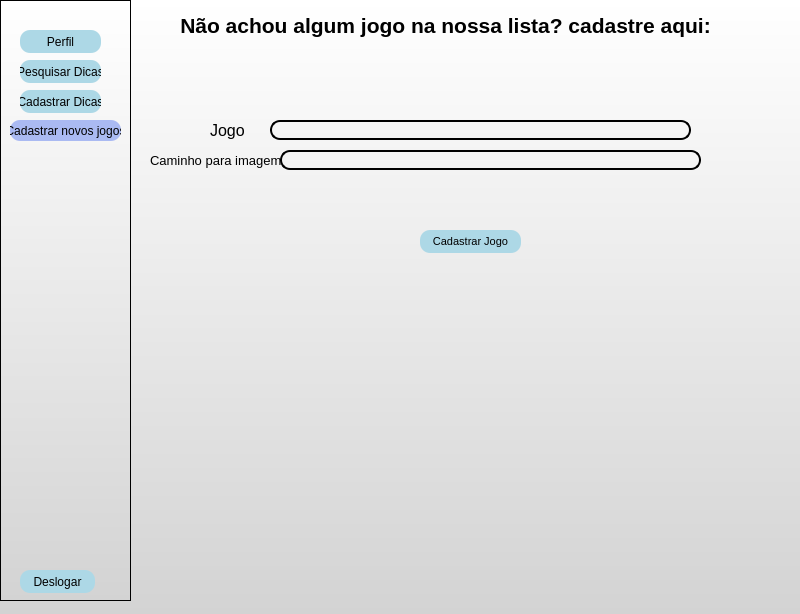
<?xml version="1.0" encoding="UTF-8"?>
<ui version="4.0">
 <class>MainWindow</class>
 <widget class="QMainWindow" name="MainWindow">
  <property name="geometry">
   <rect>
    <x>0</x>
    <y>0</y>
    <width>800</width>
    <height>614</height>
   </rect>
  </property>
  <property name="font">
   <font>
    <pointsize>16</pointsize>
    <weight>75</weight>
    <bold>true</bold>
   </font>
  </property>
  <property name="windowTitle">
   <string>MainWindow</string>
  </property>
  <property name="styleSheet">
   <string notr="true">background: qlineargradient(x1: 0, y1: 0, x2: 0, y2: 1, stop: 0 white, stop: 1 #D3D3D3);
</string>
  </property>
  <widget class="QWidget" name="centralwidget">
   <widget class="QLabel" name="label">
    <property name="geometry">
     <rect>
      <x>140</x>
      <y>10</y>
      <width>611</width>
      <height>31</height>
     </rect>
    </property>
    <property name="font">
     <font>
      <pointsize>16</pointsize>
      <weight>75</weight>
      <bold>true</bold>
     </font>
    </property>
    <property name="styleSheet">
     <string notr="true">color: black;
background-color: transparent;
border: none;
</string>
    </property>
    <property name="text">
     <string>Não achou algum jogo na nossa lista? cadastre aqui:</string>
    </property>
    <property name="alignment">
     <set>Qt::AlignCenter</set>
    </property>
   </widget>
   <widget class="QLabel" name="label_2">
    <property name="geometry">
     <rect>
      <x>210</x>
      <y>120</y>
      <width>61</width>
      <height>20</height>
     </rect>
    </property>
    <property name="font">
     <font>
      <pointsize>12</pointsize>
      <weight>50</weight>
      <bold>false</bold>
     </font>
    </property>
    <property name="styleSheet">
     <string notr="true">color: black;
background-color: transparent;
border: none;
</string>
    </property>
    <property name="text">
     <string>Jogo</string>
    </property>
   </widget>
   <widget class="QPushButton" name="pushButton">
    <property name="geometry">
     <rect>
      <x>420</x>
      <y>230</y>
      <width>101</width>
      <height>23</height>
     </rect>
    </property>
    <property name="font">
     <font>
      <pointsize>8</pointsize>
      <weight>50</weight>
      <bold>false</bold>
     </font>
    </property>
    <property name="styleSheet">
     <string notr="true">QPushButton {
    background-color:  #add8e6;
    border-radius: 10px;
}

QPushButton:hover {
    background-color:#AABAF2 ;
}
</string>
    </property>
    <property name="text">
     <string>Cadastrar Jogo</string>
    </property>
   </widget>
   <widget class="QFrame" name="frame">
    <property name="geometry">
     <rect>
      <x>0</x>
      <y>0</y>
      <width>131</width>
      <height>601</height>
     </rect>
    </property>
    <property name="styleSheet">
     <string notr="true">background: qlineargradient(x1: 0, y1: 0, x2: 0, y2: 1, stop: 0 white, stop: 1 #D3D3D3);
</string>
    </property>
    <property name="frameShape">
     <enum>QFrame::StyledPanel</enum>
    </property>
    <property name="frameShadow">
     <enum>QFrame::Raised</enum>
    </property>
    <widget class="QPushButton" name="pushButton_2">
     <property name="geometry">
      <rect>
       <x>20</x>
       <y>90</y>
       <width>81</width>
       <height>23</height>
      </rect>
     </property>
     <property name="styleSheet">
      <string notr="true">QPushButton {
    background-color:  #add8e6;
    border-radius: 10px;
}

QPushButton:hover {
    background-color:#AABAF2 ;
}</string>
     </property>
     <property name="text">
      <string>Cadastrar Dicas</string>
     </property>
    </widget>
    <widget class="QPushButton" name="pushButton_4">
     <property name="geometry">
      <rect>
       <x>20</x>
       <y>30</y>
       <width>81</width>
       <height>23</height>
      </rect>
     </property>
     <property name="styleSheet">
      <string notr="true">QPushButton {
    background-color:  #add8e6;
    border-radius: 10px;
}

QPushButton:hover {
    background-color:#AABAF2 ;
}
</string>
     </property>
     <property name="text">
      <string>Perfil</string>
     </property>
    </widget>
    <widget class="QPushButton" name="pushButton_5">
     <property name="geometry">
      <rect>
       <x>20</x>
       <y>60</y>
       <width>81</width>
       <height>23</height>
      </rect>
     </property>
     <property name="styleSheet">
      <string notr="true">QPushButton {
    background-color:  #add8e6 ;
    border-radius: 10px;
}

QPushButton:hover {
    background-color:#AABAF2 ;
}
</string>
     </property>
     <property name="text">
      <string>Pesquisar Dicas</string>
     </property>
    </widget>
    <widget class="QPushButton" name="pushButton_3">
     <property name="geometry">
      <rect>
       <x>20</x>
       <y>570</y>
       <width>75</width>
       <height>23</height>
      </rect>
     </property>
     <property name="styleSheet">
      <string notr="true">QPushButton {
    background-color:  #add8e6;
    border-radius: 10px;
}

QPushButton:hover {
    background-color:#AABAF2 ;
}
</string>
     </property>
     <property name="text">
      <string>Deslogar</string>
     </property>
    </widget>
    <widget class="QPushButton" name="pushButton_7">
     <property name="geometry">
      <rect>
       <x>10</x>
       <y>120</y>
       <width>111</width>
       <height>21</height>
      </rect>
     </property>
     <property name="styleSheet">
      <string notr="true">


QPushButton {
    background-color:  #AABAF2;
    border-radius: 10px;
}

QPushButton:hover {
    background-color:#AABAF2 ;
}
</string>
     </property>
     <property name="text">
      <string>Cadastrar novos jogos</string>
     </property>
    </widget>
   </widget>
   <widget class="QLineEdit" name="lineEdit">
    <property name="geometry">
     <rect>
      <x>270</x>
      <y>120</y>
      <width>421</width>
      <height>20</height>
     </rect>
    </property>
    <property name="styleSheet">
     <string notr="true">border-radius: 10px;
background-color: transparent;
border: 2px solid black;

</string>
    </property>
   </widget>
   <widget class="QLabel" name="label_3">
    <property name="geometry">
     <rect>
      <x>150</x>
      <y>150</y>
      <width>131</width>
      <height>20</height>
     </rect>
    </property>
    <property name="font">
     <font>
      <pointsize>10</pointsize>
     </font>
    </property>
    <property name="styleSheet">
     <string notr="true">color: black;
background-color: transparent;
border: none;
</string>
    </property>
    <property name="text">
     <string>Caminho para imagem</string>
    </property>
   </widget>
   <widget class="QLineEdit" name="lineEdit_2">
    <property name="geometry">
     <rect>
      <x>280</x>
      <y>150</y>
      <width>421</width>
      <height>20</height>
     </rect>
    </property>
    <property name="styleSheet">
     <string notr="true">border-radius: 10px;
background-color: transparent;
border: 2px solid black;

</string>
    </property>
   </widget>
  </widget>
 </widget>
 <resources/>
 <connections/>
</ui>
